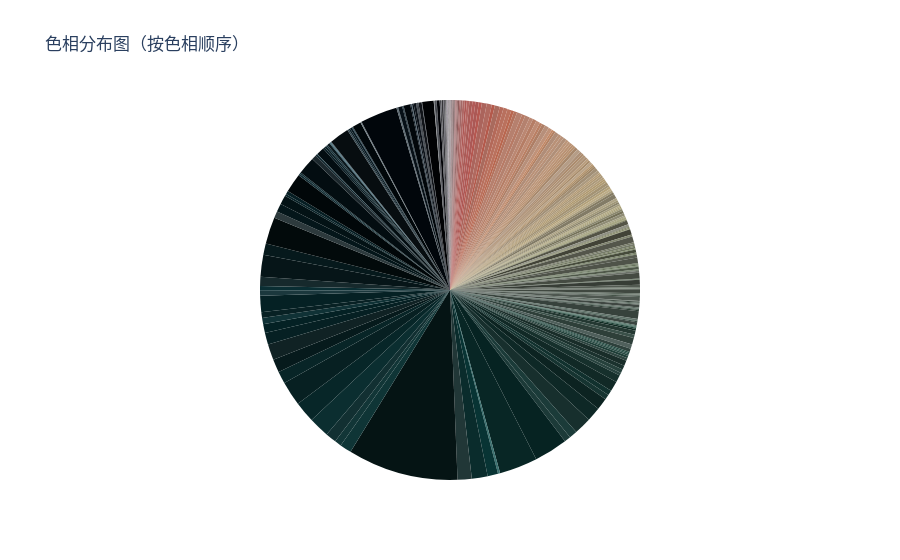

Notebook source saved alongside this figure:
### Code cell
import plotly.graph_objects as go

# Sort the DataFrame by 'H' column
df_merged_sorted = df_merged.sort_values('H')

colors = ['rgb({},{},{})'.format(r, g, b) for r, g, b in zip(df_merged_sorted['R'], df_merged_sorted['G'], df_merged_sorted['B'])]


fig = go.Figure(data=go.Pie(labels=df_merged_sorted['H'], values=df_merged_sorted['v'], marker=dict(colors=colors), textinfo='none', direction='clockwise', sort=False))
fig.update_layout(title='色相分布图（按色相顺序）', showlegend=False)
fig.show()

### Figure 1 — Plotly figure (JSON) as saved in the notebook; plotly's stock layout.template omitted (floating-point values rounded to 4 significant figures; data arrays with more than 128 entries replaced by an {"elided": "..."} marker saying what was removed)
{"data": [{"direction": "clockwise", "labels": {"elided": "361 int values"}, "marker": {"colors": {"elided": "361 str values"}}, "sort": false, "textinfo": "none", "type": "pie", "values": {"elided": "361 int values"}}], "layout": {"showlegend": false, "title": {"text": "色相分布图（按色相顺序）"}}}
